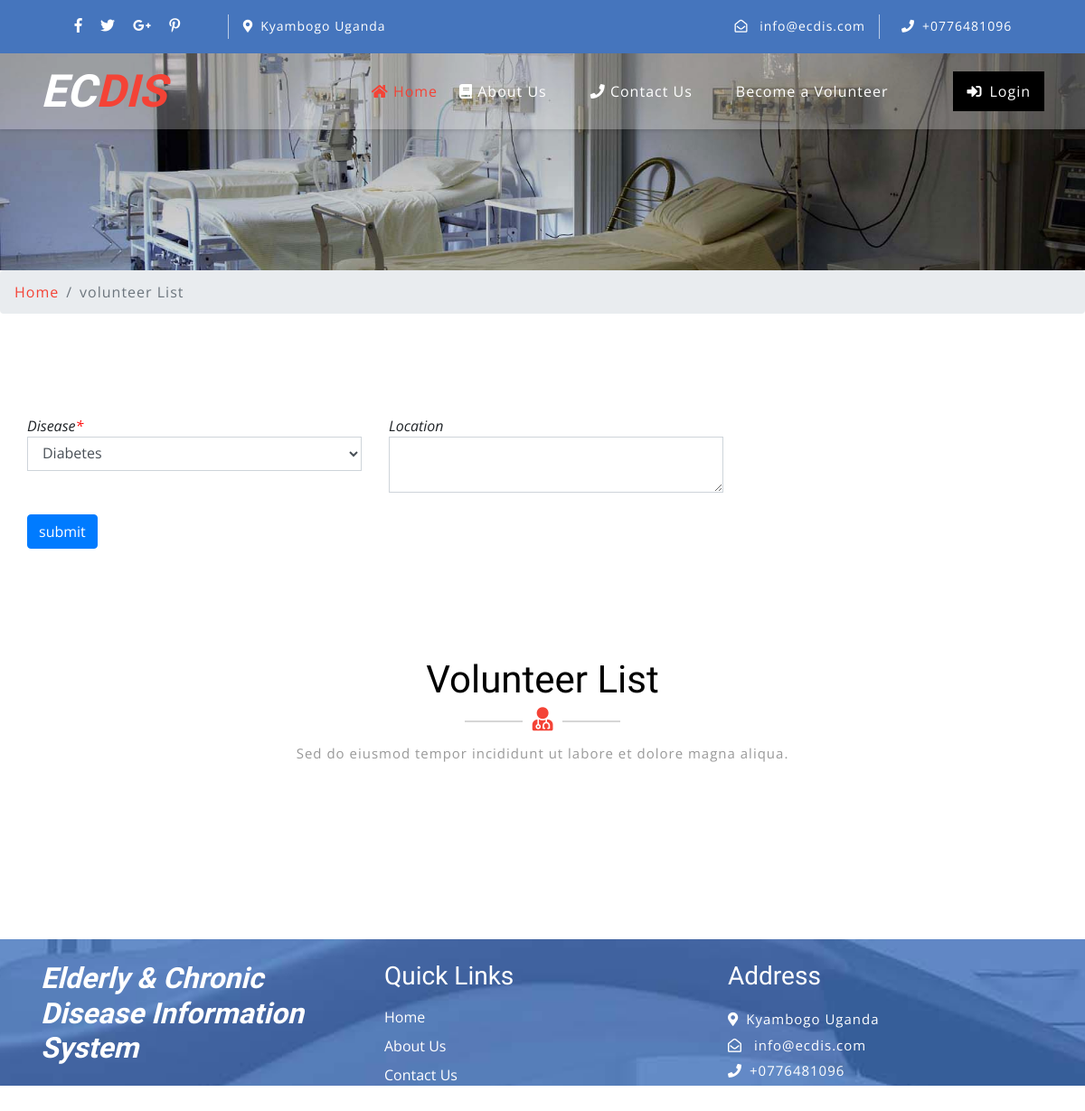
Screenshot of /saerch-donar.php with the database file from the repository.
### tables this page shows
CREATE TABLE `tblcontactusinfo` (
  `id` int(11) NOT NULL,
  `Address` tinytext DEFAULT NULL,
  `EmailId` varchar(255) DEFAULT NULL,
  `ContactNo` char(11) DEFAULT NULL
);

### saerch-donar.php (the view, shortened to what this page needs)
<?php
include('includes/config.php');
?>
<!DOCTYPE html>
<html lang="zxx">
<head>
	<link rel="stylesheet" href="css/bootstrap.css">
	<link rel="stylesheet" href="css/style.css" type="text/css" media="all" />
	<link rel="stylesheet" href="css/fontawesome-all.css">
</head>
<body>
	<?php include('includes/header.php');?>
	<div class="inner-banner-w3ls">
	</div>
	<div class="breadcrumb-agile">
		<div aria-label="breadcrumb">
			<ol class="breadcrumb">
				<li class="breadcrumb-item">
					<a href="index.php">Home</a>
				</li>
				<li class="breadcrumb-item active" aria-current="page">volunteer List</li>
			</ol>
		</div>
	</div>
	<div class="agileits-contact py-5">
		<div class="py-xl-5 py-lg-3">
			<form name="donar" method="post" style="padding-left: 30px;">
<div class="row">
<div class="col-lg-4 mb-4">
<div class="font-italic">Disease<span style="color:red">*</span> </div>
<div><select name="bloodgroup" class="form-control" required>
<?php $sql = "SELECT * from  tblbloodgroup ";
$query = $dbh -> prepare($sql);
$query->execute();
$results=$query->fetchAll(PDO::FETCH_OBJ);
if($query->rowCount() > 0)
{
foreach($results as $result)
{               ?>
<option value="<?php echo htmlentities($result->BloodGroup);?>"><?php echo htmlentities($result->BloodGroup);?></option>
<?php }} ?>
</select>
</div>
</div>
<div class="col-lg-4 mb-4">
<div class="font-italic">Location </div>
<div><textarea class="form-control" name="location"></textarea></div>
</div>
</div>
<div class="row">
<div class="col-lg-4 mb-4">
<div><input type="submit" name="sub" class="btn btn-primary" value="submit" style="cursor:pointer"></div>
</div>
</div>
</form>
	<div class="agileits-contact py-5">
		<div class="py-xl-5 py-lg-3">
			<div class="w3ls-titles text-center mb-5">
				<h3 class="title">Volunteer List</h3>
				<span>
					<i class="fas fa-user-md"></i>
				</span>
				<p class="mt-2">Sed do eiusmod tempor incididunt ut labore et dolore magna aliqua.</p>
			</div>
			<div class="d-flex">
			</div>
		</div>
	</div>
	<?php include('includes/footer.php');?>
</body>
</html>

### includes/header.php (shortened to what this page needs)
<header>
    <div class="top-bar py-3">
        <div class="container">
            <div class="row">
                <div class="col-lg-7 top-social-agile">
                    <div class="row">
                        <ul class="col-lg-4 col-6 top-right-info text-center">
                            <li>
                                <a href="#">
                                    <i class="fab fa-facebook-f"></i>
                                </a>
                            </li>
                            <li class="mx-3">
                                <a href="#">
                                    <i class="fab fa-twitter"></i>
                                </a>
                            </li>
                            <li>
                                <a href="#">
                                    <i class="fab fa-google-plus-g"></i>
                                </a>
                            </li>
                            <li class="ml-3">
                                <a href="#">
                                    <i class="fab fa-pinterest-p"></i>
                                </a>
                            </li>
                        </ul><?php
                        $sql = "SELECT * from tblcontactusinfo";
                        $query = $dbh -> prepare($sql);
                        $query->execute();
                        $results=$query->fetchAll(PDO::FETCH_OBJ);
                        if($query->rowCount() > 0)
                        {
                        foreach($results as $result)
                        { ?>
                        <div class="col-6 header-top_w3layouts pl-3 text-lg-left text-center">
                            <p class="text-white">
                                <i class="fas fa-map-marker-alt mr-2"></i><?php  echo $result->Address; ?></p>
                        </div>
                    </div>
                </div>
                <div class="col-lg-5 top-social-agile text-lg-right text-center">
                    <div class="row">
                        <div class="col-lg-7 col-6 top-w3layouts">
                            <p class="text-white">
                                <i class="far fa-envelope-open mr-2"></i>
                                <a href="mailto:info@example.com" class="text-white"><?php  echo $result->EmailId; ?></a>
                            </p>
                        </div>
                        <div class="col-lg-5 col-6 header-w3layouts pl-4 text-lg-left">
                            <p class="text-white">
                                <i class="fas fa-phone mr-2"></i>+<?php  echo $result->ContactNo; ?></p>
                        </div>
                    </div><?php } } ?>
                </div>
            </div>
        </div>
    </div>
</header>
<div id="home">
    <div class="main-top py-1">
        <nav class="navbar navbar-expand-lg navbar-light fixed-navi">
            <div class="container">
                <h1>
                    <a class="navbar-brand font-weight-bold font-italic" href="index.php">
                        <span>EC</span>DIS
                    </a>
                </h1>
                <div class="collapse navbar-collapse text-center" id="navbarSupportedContent">
                    <ul class="navbar-nav ml-lg-auto">
                        <li class="nav-item active mt-lg-0 mt-3">
                            <a class="nav-link" href="index.php"><i class="fa fa-home" aria-hidden="true"></i> Home
                            </a>
                        </li>
                        <li class="nav-item mx-lg-4 my-lg-0 my-3">
                            <a class="nav-link" href="about.php"> <i class="fa fa-book" aria-hidden="true"></i> About Us</a>
                        </li>
                        <li class="nav-item mx-lg-4 my-lg-0 my-3">
                            <a class="nav-link" href="contact.php"> <i class="fa fa-phone" aria-hidden="true"></i> Contact Us</a>
                        </li>
                        <?php if (strlen($_SESSION['bbdmsdid']==0)) {?>
                        <li class="nav-item mx-lg-4 my-lg-0 my-3">
                            <a class="nav-link" href="sign-up.php">Become a Volunteer</a>
                        </li>
                    </ul>
                    <a href="login.php" class="login-button ml-lg-5 mt-lg-0 mt-4 mb-lg-0 mb-3" >
                        <i class="fas fa-sign-in-alt mr-2"></i>Login</a><?php } ?>
                </div>
            </div>
        </nav>
    </div>
</div>

### includes/footer.php (shortened to what this page needs)
<footer>
  <div class="container w3ls-footer-grids pt-sm-4 pt-3">
    <div class="row">
      <div class="col-md-4">
        <h2 class="mb-sm-3 mb-2">
          <a href="index.php" class="text-white font-italic font-weight-bold">
            <span>Elderly & </span>Chronic Disease Information System
          </a>
        </h2>
      </div>
      <div class="col-md-4">
      <h3 class="mb-sm-3 mb-2 text-white">Quick Links</h3>
            <div class="nav-w3-l">
              <ul class="list-unstyled">
                <li>
                  <a href="index.php" class="text-white">Home</a>
                </li>
                <li class="mt-2">
                  <a href="about.php" class="text-white">About Us</a>
                </li>
                <li class="mt-2">
                  <a href="contact.php" class="text-white">Contact Us</a>
                </li>
              </ul>
            </div>
      </div>
      <div class="col-md-4">
      <h3 class="mb-sm-3 mb-2 text-white">Address</h3>
        <?php
        $sql = "SELECT * from tblcontactusinfo";
        $query = $dbh -> prepare($sql);
        $query->execute();
        $results=$query->fetchAll(PDO::FETCH_OBJ);
        if($query->rowCount() > 0)
        {
          foreach($results as $result){
            ?>
            <p class="text-white">
              <i class="fas fa-map-marker-alt mr-2"></i><?php  echo $result->Address; ?>
            </p>
            <p class="text-white">
                <i class="far fa-envelope-open mr-2"></i>
                <a href="mailto:info@example.com" class="text-white"><?php  echo $result->EmailId; ?></a>
            </p>
            <p class="text-white">
               <i class="fas fa-phone mr-2"></i>+<?php  echo $result->ContactNo; ?>
            </p>
            <?php
          }
        }
        ?>
      </div>
    </div>
  </div>
</footer>

### css/style.css (style rules this page uses)
body { padding: 0; margin: 0; background: #FFF; font-family: 'Open Sans', sans-serif; }
body a { transition: 0.5s all; -webkit-transition: 0.5s all; -moz-transition: 0.5s all; -o-transition: 0.5s all; -ms-transition: 0.5s all; text-decoration: none; }
input[type="button"], input[type="submit"] { transition: 0.5s all; -webkit-transition: 0.5s all; -moz-transition: 0.5s all; -o-transition: 0.5s all; -ms-transition: 0.5s all; }
h1, h2, h3, h4, h5, h6 { margin: 0; padding: 0; font-family: 'Roboto Condensed', sans-serif; }
p { margin: 0; padding: 0; font-family: 'Open Sans', sans-serif; font-size: 15px; letter-spacing: 1px; line-height: 1.9; color: #999; }
ul, ol { margin: 0; padding: 0; }
.top-bar { background: #4575bd; }
.top-right-info li i { color: #fff; transition: 0.5s all; -webkit-transition: 0.5s all; -moz-transition: 0.5s all; -o-transition: 0.5s all; -ms-transition: 0.5s all; }
.top-right-info li { display: inline-block; }
.header-top_w3layouts p, .header-w3layouts p, .top-w3layouts p { font-size: 14px; }
.header-top_w3layouts, .header-w3layouts { border-left: 1px solid rgba(255, 255, 255, 0.63); }
div#home { position: relative; }
.main-top { position: absolute; z-index: 999; width: 100%; background: rgba(255, 255, 255, 0.26); box-shadow: 0 2px 3px 0 rgba(0, 0, 0, 0.1); -webkit-transition: background-color .1s ease-in-out; -moz-transition: background-color .1s ease-in-out; -ms-transition: background-color .1s ease-in-out; -o-transition: background-color .1s ease-in-out; transition: background-color .1s ease-in-out; }
.navbar-light .navbar-nav .nav-link { padding: 0; color: #fff; background: transparent; font-size: 16px; letter-spacing: 1px; }
.navbar-light .navbar-nav .show>.nav-link, .navbar-light .navbar-nav .active>.nav-link, .navbar-light .navbar-nav .nav-link.show, .navbar-light .navbar-nav .nav-link.active, .navbar-light .navbar-nav .nav-link:hover, .navbar-light .navbar-nav .nav-link:focus { color: #f44336; }
nav.fixed-navi ul { list-style: none; margin: 0; padding: 0; }
nav.fixed-navi ul li { float: left; }
a.navbar-brand { color: #f44336; font-size: 50px; padding: 0; }
.navbar-light .navbar-brand, .navbar-light .navbar-brand:hover, .navbar-light .navbar-brand:focus, .w3l-footer h2 a span { color: #f44336; }
a.navbar-brand span { color: #fff; }
a.login-button { color: #fff; letter-spacing: 1px; font-size: 16px; padding: 10px 15px; background: #000; display: inline-block; }
.form-control { border-radius: 0px }
h3.title { color: #000; font-size: 42px; }
.w3ls-titles span { position: relative; }
.w3ls-titles span:before { content: " "; background: #d6d6d6; width: 64px; height: 2px; position: absolute; top: 9px; left: -75px; }
.w3ls-titles span:after { content: " "; background: #d6d6d6; width: 64px; height: 2px; position: absolute; top: 9px; right: -75px; }
.w3ls-titles i { color: #f44336; font-size: 26px; margin-top: 5px; }
footer { background: url(../images/bg3.jpg) no-repeat center fixed; background-size: cover; -webkit-background-size: cover; -moz-background-size: cover; -o-background-size: cover; -moz-background-size: cover; }
.inner-banner-w3ls { background: url(../images/banner3.jpg) no-repeat center; background-size: cover; -webkit-background-size: cover; -moz-background-size: cover; -o-background-size: cover; -moz-background-size: cover; height: 20vw; }
.breadcrumb li a { color: #f44336; }
.breadcrumb li { letter-spacing: 1px; color: #000; }
select.form-control:not([size]):not([multiple]) { height: inherit; }

### rows the page displays
tblcontactusinfo: Address "Kyambogo Uganda", EmailId "info@ecdis.com", ContactNo "0776481096"

### other values shown
form field bloodgroup "Diabetes"
